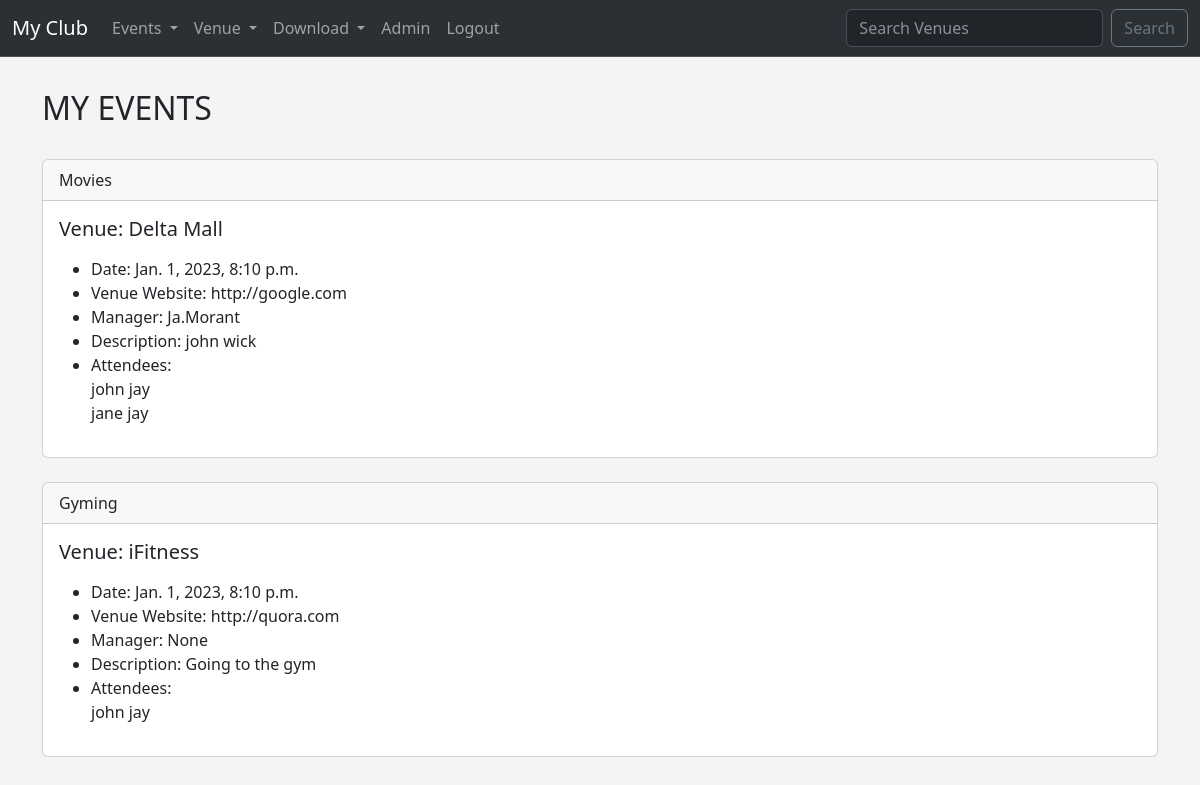
The app's page /my_events (signed in) with its own data.
### events/models.py (models this page shows, shortened)
class Event(models.Model):
    name = models.CharField('event name', max_length=120)
    event_date = models.DateTimeField('event date')
    venue = models.ForeignKey(Venue, blank=True, null=True, on_delete=models.CASCADE)
    manager = models.ForeignKey(User, blank=True, null=True, on_delete=models.SET)
    description = models.TextField(blank=True)
    attendees = models.ManyToManyField(MyClubUser, blank=True)
    approved = models.BooleanField('Approved', default=False)
    def __str__(self):
        return self.name

class Venue(models.Model):
    name = models.CharField('venue name', max_length=120)
    address = models.CharField(max_length=120)
    zip_code = models.CharField('Zip Code', max_length=15)
    phone = models.CharField('Contact Phone', max_length=25, blank=True)
    web =models.URLField('Website Address', blank=True)
    email_address = models.EmailField('Email Address', blank=True)
    owner = models.IntegerField("venue owner", default=1, blank=False)
    venue_image = models.ImageField(blank=True, null=True, upload_to="images/")
    def __str__(self):
        return self.name

class MyClubUser(models.Model):
    first_name = models.CharField(max_length=120)
    last_name = models.CharField(max_length=120)
    email = models.EmailField('User Email')
    def __str__(self):
        return self.first_name + ' ' + self.last_name

### events/views.py (the view)
# urls.py: path('my_events', views.my_events, name='my_events'),
def my_events(request):
    if request.user.is_authenticated:
        me = request.user.id
        events = Event.objects.filter(attendees=me)
        return render(request, 'events/my_events.html', {
            "events":events
            })
    else:
        messages.success(request, "You Arent Authorised To View This Page!!")
        return redirect('home')

### events/templates/events/my_events.html (shortened to what this page needs)
{% extends 'events/base.html' %}
{% block content %}
    <h2>MY EVENTS</h2>
    <br/>
    {% for event in events %}
<div class="card">
    <div class="card-header">
        {{ event }}
    </div>
    <div class="card-body">
      <h5 class="card-title">Venue: {{ event.venue }}</h5>
      <p class="card-text"><ul>
        <li>Date: {{ event.event_date }}</li>
        <li>Venue Website: {{ event.venue.web }}</li>
        <li>Manager: {{ event.manager }}</li>
        <li>Description: {{ event.description }}</li>
        <li>Attendees:<br/>
        {% for user in event.attendees.all  %}
                {{ user }}<br/>
        {%  endfor %}
        </li>
        </ul>
        </p>
    </div>
  </div>
    <br/>
{% endfor %}
{% endblock %}

### events/templates/events/base.html (style rules this page uses)
body { background: #f4f4f4; }

### records on screen
Event: name "Movies", venue "Delta Mall", event_date "Jan. 1, 2023, 8:10 p.m.", venue.web "http://google.com", manager "Ja.Morant", description "john wick"
MyClubUser: first_name+last_name "john jay"
MyClubUser: first_name+last_name "jane jay"
Event: name "Gyming", venue "iFitness", event_date "Jan. 1, 2023, 8:10 p.m.", venue.web "http://quora.com", manager "None", description "Going to the gym"
